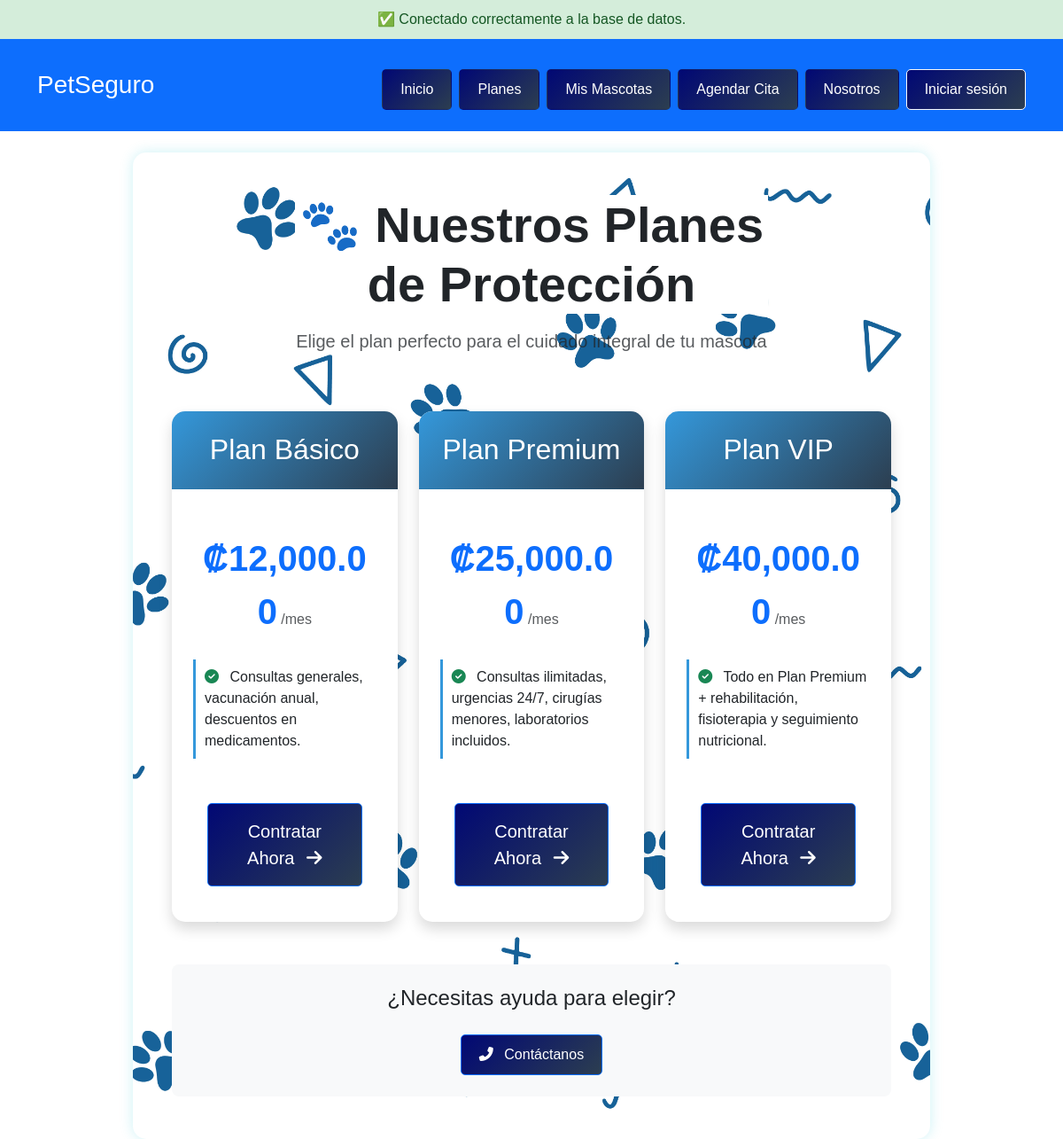
The app's page /index.php?action=planes with its own data.
### tables this page shows
CREATE TABLE plan (
    id_plan INT AUTO_INCREMENT PRIMARY KEY,
    nombre VARCHAR(100),
    precio_mensual DECIMAL(10, 2),
    cobertura TEXT
);

### app/models/Plan.php (called while the page is built, shortened)
<?php
class Plan extends Database {
    public function getAll() {
        $conn = self::connect();
        $stmt = $conn->query("SELECT id_plan, nombre, precio_mensual AS precio, cobertura AS descripcion FROM plan");
        return $stmt->fetchAll(PDO::FETCH_ASSOC);
    }
}
?>

### app/controllers/PlanController.php (called while the page is built, shortened)
<?php
require_once __DIR__ . '/../models/Plan.php';
class PlanController {
    public function getAllPlanes() {
        $plan = new Plan();
        return $plan->getAll();
    }
}
?>

### app/views/planes.php (the view, shortened to what this page needs)
<?php
include 'header.php';
$base_url = '/seguro_mascotas';?>
<!DOCTYPE html>
<html lang="es">
<head>
    <link href="https://cdn.jsdelivr.net/npm/bootstrap@5.3.3/dist/css/bootstrap.min.css" rel="stylesheet">
    <link rel="stylesheet" href="../../public/assets/css/styles.css">
    <link rel="stylesheet" href="https://cdnjs.cloudflare.com/ajax/libs/font-awesome/6.4.0/css/all.min.css">
</head>
<body>
<?php
$planController = new PlanController();
$planes = $planController->getAllPlanes();
?>
<main class="py-5" style="background-image: url('public/img/fondo5.jpg'); background-size: cover; background-position: center; background-repeat: no-repeat;">
    <div class="container">
        <div class="row justify-content-center mb-5">
            <div class="col-lg-8 text-center">
                <h1 class="display-4 fw-bold mb-3" style="background-color: #ffffff;">🐾 Nuestros Planes de Protección</h1>
                <p class="lead text-muted">Elige el plan perfecto para el cuidado integral de tu mascota</p>
            </div>
        </div>
        <div class="row g-4">
            <?php foreach ($planes as $plan): ?>
            <div class="col-md-4">
                <div class="plan-card card h-100 shadow">
                    <div class="plan-header card-header py-4">
                        <h3 class="h2 text-center mb-0"><?= htmlspecialchars($plan['nombre']) ?></h3>
                    </div>
                    <div class="card-body p-4">
                        <div class="text-center my-4">
                            <span class="price text-primary">₡<?= number_format($plan['precio'], 2) ?></span>
                            <span class="text-muted">/mes</span>
                        </div>
                        <ul class="list-unstyled mb-4">
                            <?php
                            $beneficios = preg_split('/\n|\r\n?|•/', $plan['descripcion']);
                            foreach ($beneficios as $beneficio):
                                if(trim($beneficio) != ''):
                            ?>
                            <li class="benefit-item py-2">
                                <i class="fas fa-check-circle text-success me-2"></i>
                                <?= htmlspecialchars(trim($beneficio)) ?>
                            </li>
                            <?php
                                endif;
                            endforeach;
                            ?>
                        </ul>
                        <div class="card-footer bg-transparent border-0 py-3">
                        <form action="<?= $base_url ?>/index.php?action=contratar" method="POST">
        <button type="submit" class="btn btn-primary btn-lg w-100 py-3">
            Contratar Ahora <i class="fas fa-arrow-right ms-2"></i>
        </button>
    </form>
</div>
</div>
                </div>
            </div>
            <?php endforeach; ?>
        </div>
        <div class="row mt-5">
            <div class="col-12 text-center">
                <div class="p-4 bg-light rounded-3">
                    <h3 class="h4 mb-3">¿Necesitas ayuda para elegir?</h3>
                    <a href="/seguro_mascotas/app/views/contacto.php" class="btn btn-outline-primary">
                        <i class="fas fa-phone-alt me-2"></i> Contáctanos
                    </a>
                </div>
            </div>
        </div>
    </div>
</main>
</body>
</html>

### public/assets/css/contacto.css (style rules this page uses)
body { font-family: 'Segoe UI', Tahoma, Geneva, Verdana, sans-serif; margin: 0; background-color: #f0faff; color: #333; }
main { padding: 2rem; }

### public/assets/css/styles.css (style rules this page uses)
* { margin: 0; padding: 0; box-sizing: border-box; }
html, body { height: 100%; font-family: Arial, sans-serif; display: flex; flex-direction: column; }
main { max-width: 900px; margin: 0 auto; background: #ffffff; padding: 2rem; border-radius: 15px; box-shadow: 0 0 15px rgba(0, 188, 212, 0.2); }
.btn { display: inline-block; background: linear-gradient(135deg, #010874, #2c3e50); color: white; padding: 10px 20px; text-decoration: none; border-radius: 5px; margin-top: 10px; }

### app/views/planes.php (style rules this page uses)
.plan-card { transition: all 0.3s ease; border: none; border-radius: 15px; overflow: hidden; }
.plan-header { background: linear-gradient(135deg, #3498db, #2c3e50); color: white; }
.price { font-size: 2.5rem; font-weight: 700; }
.benefit-item { border-left: 3px solid #3498db; padding-left: 10px; margin-bottom: 8px; }

### records on screen
plan: nombre "Plan Básico", precio_mensual "12,000.00", cobertura "Consultas generales, vacunación anual, descuentos en medicamentos."
plan: nombre "Plan Premium", precio_mensual "25,000.00", cobertura "Consultas ilimitadas, urgencias 24/7, cirugías menores, laboratorios incluidos."
plan: nombre "Plan VIP", precio_mensual "40,000.00", cobertura "Todo en Plan Premium + rehabilitación, fisioterapia y seguimiento nutricional."
